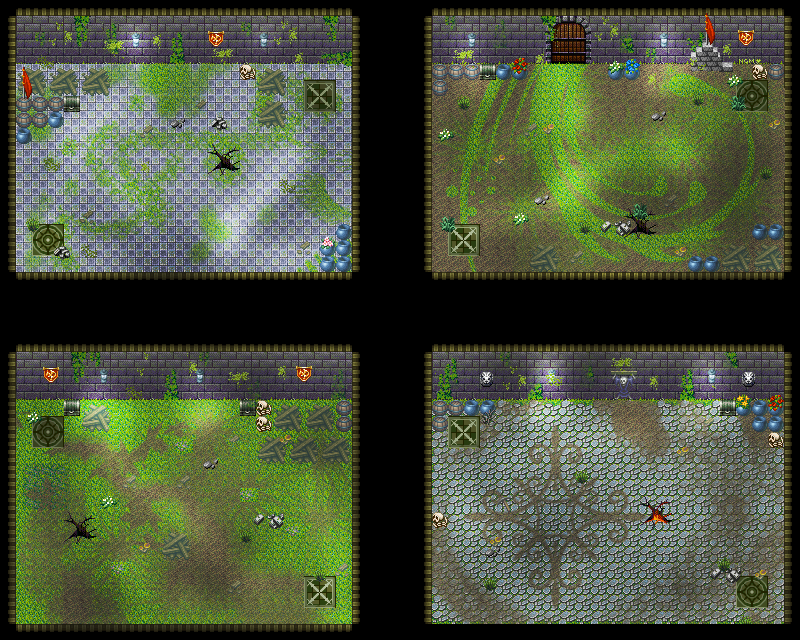

The image is a tile-based game level rendered from a .tmx file. Its description and source (layers, tilesets, objects; grid data summarised) follow:
An orthogonal 50x40 tile map with 16x16 px tiles, 4 tile layers (Background, SubBackground, Collision, Teleportation).

<map version="1.10" tiledversion="1.10.2" orientation="orthogonal" renderorder="right-down" width="50" height="40" tilewidth="16" tileheight="16" infinite="0" nextlayerid="5" nextobjectid="1">
 <tileset firstgid="1" source="MonsterZone.tsx" />
 <layer id="2" name="Background" width="50" height="40">
  <data>[2000 cells, 2000 non-empty, 1 distinct tile ids]</data>
 </layer>
 <layer id="1" name="SubBackground" width="50" height="40">
  <data>[2000 cells, 288 non-empty, 288 distinct tile ids]</data>
 </layer>
 <layer id="3" name="Collision" width="50" height="40">
  <data>[2000 cells, 1686 non-empty, 1686 distinct tile ids]</data>
 </layer>
 <layer id="4" name="Teleportation" width="50" height="40">
  <data>[2000 cells, 2 non-empty, 2 distinct tile ids]</data>
 </layer>
</map>
